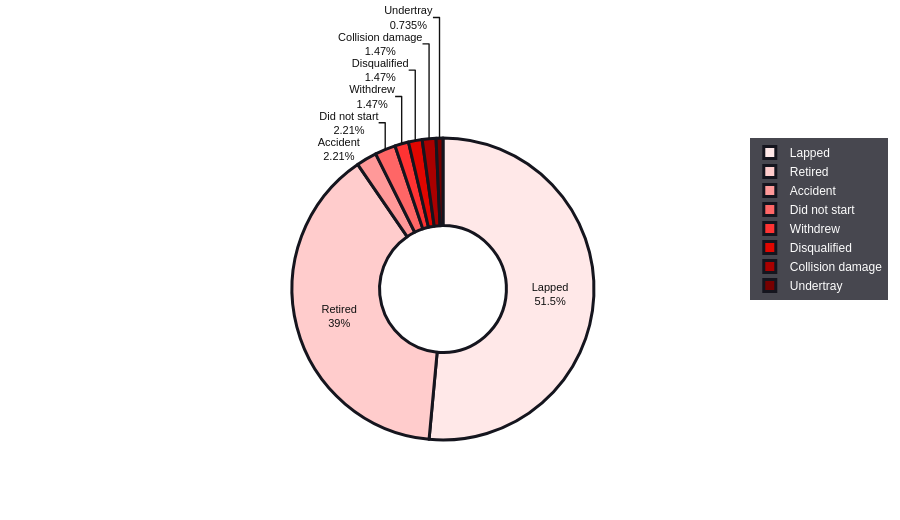

The cell this chart's notebook holds for it:
### Markdown cell above
## 3.7 · DNF Causes Distribution

### Code cell
causes = (df_master[df_master['status']!='Finished']['status']
           .value_counts().head(8).reset_index())
causes.columns = ['status','count']
reds = ['#FFE8E8','#FFCCCC','#FF9999','#FF6666','#FF3333','#E10600','#AA0000','#770000']

fig = go.Figure(go.Pie(
    labels=causes['status'], values=causes['count'], hole=0.42,
    marker=dict(colors=reds[:len(causes)], line=dict(color=DARK_BG, width=3)),
    textinfo='label+percent', textfont=dict(size=11, color='#111'),
    hovertemplate='<b>%{label}</b><br>Count: %{value}<br>Share: %{percent}<extra></extra>',
    direction='clockwise', sort=True,
))
fig.update_layout(**layout_base,
    title=dict(text='DNF Causes Distribution — 2023 Season', font=dict(size=18,color=WHITE), x=0.02),
    legend=dict(bgcolor='rgba(26,26,36,0.8)', bordercolor='#444', font=dict(color=WHITE)),
    height=520)
fig.show()

### Figure 1 — Plotly figure (JSON) as saved in the notebook; plotly's stock layout.template omitted (floating-point values rounded to 4 significant figures)
{"data": [{"direction": "clockwise", "hole": 0.42, "hovertemplate": "<b>%{label}</b><br>Count: %{value}<br>Share: %{percent}<extra></extra>", "labels": ["Lapped", "Retired", "Accident", "Did not start", "Withdrew", "Disqualified", "Collision damage", "Undertray"], "marker": {"colors": ["#FFE8E8", "#FFCCCC", "#FF9999", "#FF6666", "#FF3333", "#E10600", "#AA0000", "#770000"], "line": {"color": "#15151E", "width": 3}}, "sort": true, "textfont": {"color": "#111", "size": 11}, "textinfo": "label+percent", "type": "pie", "values": [70, 53, 3, 3, 2, 2, 2, 1]}], "layout": {"font": {"color": "#FFFFFF", "family": "Arial"}, "height": 520, "hoverlabel": {"bgcolor": "#1A1A24", "font": {"color": "#FFFFFF"}}, "legend": {"bgcolor": "rgba(26,26,36,0.8)", "bordercolor": "#444", "font": {"color": "#FFFFFF"}}, "paper_bgcolor": "rgba(0,0,0,0)", "plot_bgcolor": "rgba(0,0,0,0)", "title": {"font": {"color": "#FFFFFF", "size": 18}, "text": "DNF Causes Distribution — 2023 Season", "x": 0.02}}}
